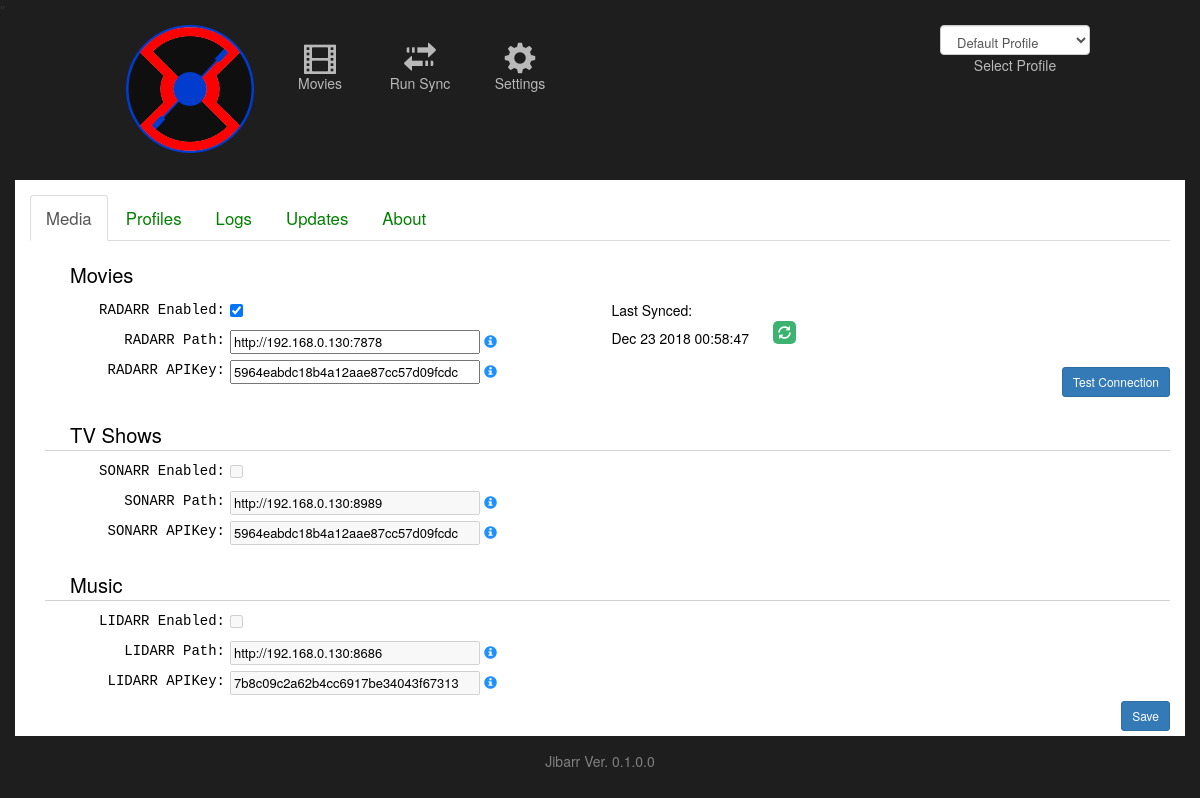
Page /jibarr/settings/ on the committed database.
### jibarr/models/settings.py (models this page shows)
class Settings(models.Model):
    id = models.IntegerField(db_column='Id', auto_created=True, primary_key=True, serialize=False, verbose_name='ID')
    radarr_enabled = models.IntegerField(db_column='RADARR_Enabled', null=False)
    radarr_path =  models.TextField(db_column='RADARR_Path')
    radarr_apikey = models.TextField(db_column='RADARR_APIKey')
    radarr_last_sync = models.TextField(db_column='RADARR_Last_Sync')
    sonarr_enabled = models.IntegerField(db_column='SONARR_Enabled', null=False)
    sonarr_path =  models.TextField(db_column='SONARR_Path')
    sonarr_apikey = models.TextField(db_column='SONARR_APIKey')
    sonarr_last_sync = models.TextField(db_column='SONARR_Last_Sync')
    lidarr_enabled = models.IntegerField(db_column='LIDARR_Enabled', null=False)
    lidarr_path =  models.TextField(db_column='LIDARR_Path')
    lidarr_apikey = models.TextField(db_column='LIDARR_APIKey')
    lidarr_last_sync = models.TextField(db_column='LIDARR_Last_Sync')
    jibarr_version = models.TextField(db_column='Jibarr_Version')
    objects = models.Manager()
    class Meta:
        managed = False
        db_table = 'Jibarr_settings'

### jibarr/views/settings.py (the view)
def settings(request):
    prof_id = 1
    try:
        prof_id = request.session["prof_id"]
    except KeyError:
        pass
    system_settings = Settings.objects.all()[:1].get()
    prof_list = Profile.objects.all()
    context = {
        'system_settings': system_settings,
        'prof_list': prof_list,
        'prof_id': prof_id
    }
    template = loader.get_template("jibarr/settings.html")
    return HttpResponse(template.render(context, request))

### jibarr/templates/jibarr/settings.html (shortened to what this page needs)
{% extends "./base.html" %}
{% load static %}
{% block content %}
<div class='CONTAINER' style="font-size:larger;">
    <ul class="nav nav-tabs" style="margin-top:10px;">
        <li class="active"><a href="/jibarr/settings">Media</a></li>
        <li><a href="/jibarr/profiles">Profiles</a></li>
        <li><a href="/jibarr/logs">Logs</a></li>
        <li><a href="/jibarr/updates">Updates</a></li>
        <li><a href="/jibarr/about">About</a></li>
    </ul>
    <div style="height:160px;">
        <div style=font-size:larger;margin-left:15px;margin-bottom:10px;padding-top:20px;padding-left:25px;border-bottom:1px solid lightgrey;">Movies</div>
        <div class="subSetting" style="width:49%;float:right;">
            <div style="width:auto;height:25px;">
                <div>Last Synced:</div>
                <div>
                    {{ system_settings.radarr_last_sync }}
                    <i class="glyphicon glyphicon-refresh ADDBUTTON" style="margin-left:20px;" onclick="runSync();"></i>
                </div>
                <div style="text-align:right;">
                    <div id="divRadarrTestConnectionText">&nbsp;</div>
                    <button type="button" class="btn btn-primary btn-sm" onclick="testRadarrConnection();">Test Connection</button>
                </div>
            </div>
        </div>
        <div class="subSetting" style="width:49%;float:left;">
            <div style="width:auto;height:30px;">
                <div class="subSettingLabel">RADARR Enabled:</div>
                <div><input type="checkbox" id="chkRadarrEnabled" {% if system_settings.radarr_enabled %} checked {% endif %} /></div>
            </div>
            <div style="width:auto;height:30px;">
                <div class="subSettingLabel">RADARR Path:</div>
                <div><input class="subSettingTextbox" type="text" id="txtRadarrPath" value="{{ system_settings.radarr_path }}" /><i class="glyphicon glyphicon-info-sign subSettingHelp" title="The URL to the root of your Radarr site, typically http://localhost:7878"></i></div>
            </div>
            <div style="width:auto;height:30px;">
                <div class="subSettingLabel">RADARR APIKey:</div>
                <div><input class="subSettingTextbox" type="text" id="txtRadarrAPIKey" value="{{ system_settings.radarr_apikey }}" /><i class="glyphicon glyphicon-info-sign subSettingHelp" title="The API key provided by Radarr to access the site."></i></div>
            </div>
        </div>
    </div>
    <div>
        <div style="font-size:larger;margin-left:15px;margin-bottom:10px;padding-top:20px;padding-left:25px;border-bottom:1px solid lightgrey;">TV Shows</div>
        <div class="subSetting">
            <div style="width:auto;height:30px;">
                <div class="subSettingLabel">SONARR Enabled:</div>
                <div><input type="checkbox" id="chkSonarrEnabled" {% if system_settings.sonarr_enabled %} checked {% endif %} disabled /></div>
            </div>
            <div style="width:auto;height:30px;">
                <div class="subSettingLabel">SONARR Path:</div>
                <div><input class="subSettingTextbox" type="text" id="txtSonarrPath" value="{{ system_settings.sonarr_path }}" disabled /><i class="glyphicon glyphicon-info-sign subSettingHelp" title="The URL to the root of your Sonarr site, typically http://localhost:8989"></i></div>
            </div>
            <div style="width:auto;height:30px;">
                <div class="subSettingLabel">SONARR APIKey:</div>
                <div><input class="subSettingTextbox" type="text" id="txtSonarrAPIKey" value="{{ system_settings.sonarr_apikey }}" disabled /><i class="glyphicon glyphicon-info-sign subSettingHelp" title="The API key provided by Sonarr to access the site."></i></div>
            </div>
        </div>
    </div>
    <div>
        <div style="font-size:larger;margin-left:15px;margin-bottom:10px;padding-top:20px;padding-left:25px;border-bottom:1px solid lightgrey;">Music</div>
        <div class="subSetting">
            <div style="width:auto;height:30px;">
                <div class="subSettingLabel">LIDARR Enabled:</div>
                <div><input type="checkbox" id="chkLidarrEnabled" {% if system_settings.lidarr_enabled %} checked {% endif %} disabled /></div>
            </div>
            <div style="width:auto;height:30px;">
                <div class="subSettingLabel">LIDARR Path:</div>
                <div><input class="subSettingTextbox" type="text" id="txtLidarrPath" value="{{ system_settings.lidarr_path }}" disabled /><i class="glyphicon glyphicon-info-sign subSettingHelp" title="The URL to the root of your Lidarr site, typically http://localhost:8686"></i></div>
            </div>
            <div style="width:auto;height:30px;">
                <div class="subSettingLabel">LIDARR APIKey:</div>
                <div><input class="subSettingTextbox" type="text" id="txtLidarrAPIKey" value="{{ system_settings.lidarr_apikey }}" disabled /><i class="glyphicon glyphicon-info-sign subSettingHelp" title="The API key provided by Lidarr to access the site."></i></div>
            </div>
        </div>
    </div>
    <div style="text-align:right;" >
        <button type="button" class="btn btn-primary btn-sm" onclick="saveSettings();">Save</button>
    </div>
</div>
{% endblock content %}

### jibarr/templates/jibarr/base.html (shortened to what this page needs)
{% load static %}
<html lang="en">
    <head>
        <link rel="stylesheet" type="text/css" href="{% static 'jibarr/styles.css' %}">
        <link rel="stylesheet" type="text/css" href="{% static 'jibarr/bootstrap-3.3.7-dist/css/bootstrap.css' %}">
        <link rel="stylesheet" href="{% static 'jibarr/jquery-ui-1.12.1/jquery-ui.css' %}">
        <link rel="stylesheet" type="text/css" href="{% static 'jibarr/jquery.toastmessage.css' %}">
    </head>
    <body style='background-color:#1F1E1E;margin:0px;'>
        <div style='position:relative;'>"
            <div style='margin:5px 110px auto 110px;height:155px;color:white;' class="HEADERMENU">
                <div style='width:160px;text-align:center;float:left;'><a href="/jibarr/"><img src="{% static 'jibarr/images/Jibarr_logo.png' %}"></a></div>
                {% if system_settings.radarr_enabled == 1 %}<a href="/jibarr/movies"><div class="HEADERITEM"><i class="glyphicon glyphicon-film" style="font-size:xx-large;"></i><br/>Movies</div></a>{% endif %}
                <a href="/jibarr/runsync"><div class="HEADERITEM"><i class="glyphicon glyphicon-transfer" style="font-size:xx-large;"></i><br/>Run Sync</div></a>
                <a href="/jibarr/settings"><div class="HEADERITEM"><i class="glyphicon glyphicon-cog" style="font-size:xx-large;"></i><br/>Settings</div></a>
                <div style="float:right;width:150px;text-align:right;">
                    <select id="ddlProfiles" onchange="profileChanged();" class="form-control" style="height:30px;font-size:small;">
                        {% for prof in prof_list %}
                            <option value="{{ prof.id }}">{{ prof.profile_name }}</option>
                        {% endfor %}
                    </select>
                    <div style="text-align:center;color:#b9b9b9;">Select Profile</div>
                </div>
            </div>
            <div id="content">
                {% block content %}{% endblock %}
            </div>
        </div>
        <div style="padding-bottom:65px;padding-top:15px;text-align:center;color:grey;">Jibarr Ver. {{ system_settings.jibarr_version }}</div>
    </body>
</html>

### jibarr/static/jibarr/styles.css (style rules this page uses)
li a { color: green; }
.CONTAINER { background-color:white;color:black;padding:5px;min-height:400px; }
.HEADERITEM { color:#b9b9b9;border-radius:10px;height:75px;width:100px;text-align:center;float:left;padding:15px 10px 10px 10px;text-align:center;border:1px solid #1F1E1E; }
.ADDBUTTON { font-size:small;vertical-align:super;cursor:pointer;padding:5px;border-radius:5px;background-color:mediumseagreen;color:white; }

### jibarr/templates/jibarr/settings.html (style rules this page uses)
.subSetting { font-size:smaller; }
.subSettingHelp { font-size:small;cursor:pointer;padding-left:4px;color:dodgerblue; }
.subSettingLabel { float:left;width:200px;text-align:right;padding-right:5px;font-family:monospace; }
.subSettingTextbox { font-size:small;width:250px; }

### rows in the picture
Settings: radarr_last_sync "Dec 23 2018 00:58:47", RADARR_Enabled "☑", radarr_path "http://192.168.0.130:7878", radarr_apikey "5964eabdc18b4a12aae87cc57d09fcdc", sonarr_path "http://192.168.0.130:8989", sonarr_apikey "5964eabdc18b4a12aae87cc57d09fcdc", lidarr_path "http://192.168.0.130:8686", lidarr_apikey "7b8c09c2a62b4cc6917be34043f67313", jibarr_version "0.1.0.0"

### other values in the picture
form field value "Default Profile"
